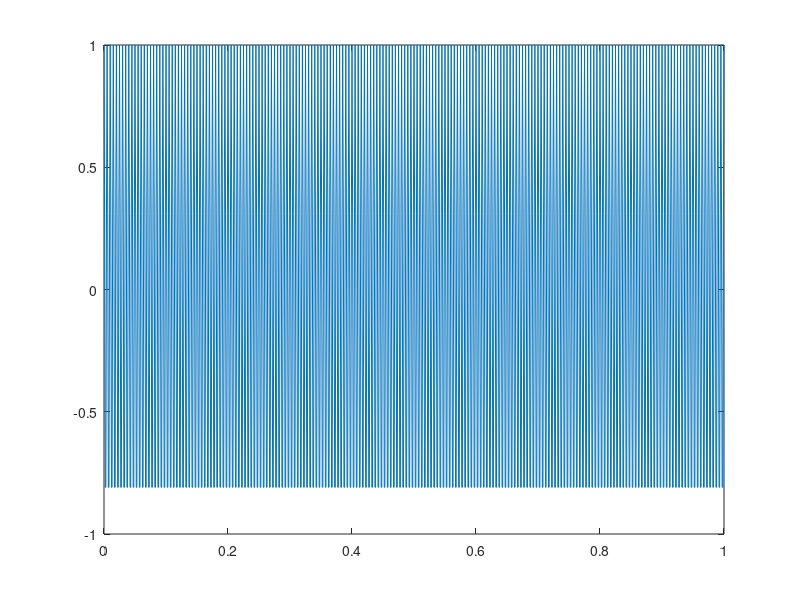

Write MATLAB code to recreate this figure. (Note: this script raises an error after producing the figure.)
clear;
t = [0:0.001:1];
fm = 5 * 3;
wm = 2 * pi * fm;

fc = 200;
wc = 2 * pi * fc;

ma = 1;

amp = 4;

am = amp * cos(wm * t);
subplot (1, 1, 1);
plot (t, am);
xlabel ('time');
ylabel = ('Amplitudo');
title = ('Sinyal Informasi Kelompok 6');

ac = cos (wc * t);
subplot (1, 1, 1);
plot (t, ac);

keluaran = am * ac;
subplot (1,1,1);
plot (t, keluaran);